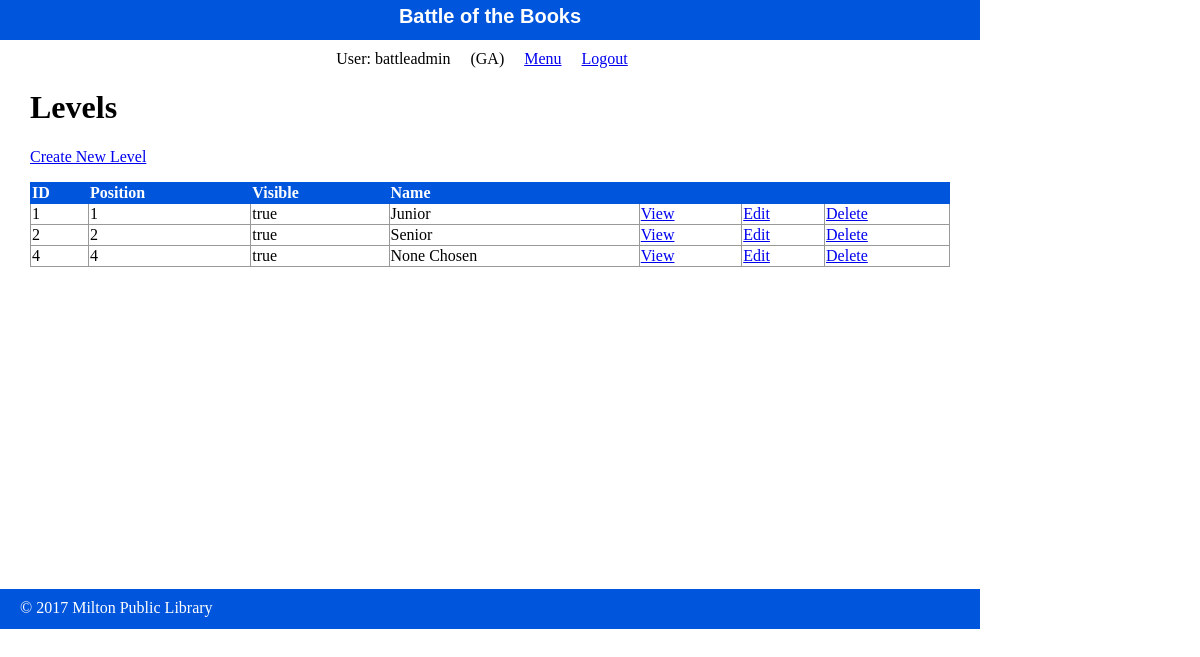
The app's page /public/staff/levels/index.php (signed in) with its own data.
### tables this page shows
CREATE TABLE `level` (
  `id` int(255) NOT NULL,
  `position` int(11) NOT NULL,
  `visible` int(11) NOT NULL,
  `level_name` varchar(255) DEFAULT NULL
);

### private/functions.php (called while the page is built, shortened)
<?php
function url_for($script_path) {
  return WWW_ROOT . $script_path;
}
function u($string="") {
  return urlencode($string);
}
function h($string="") {
  return htmlspecialchars($string);
}
 ?>

### private/query_functions.php (called while the page is built, shortened)
<?php
  function find_all_levels() {
      global $db;
      $sql = "SELECT * FROM level ";
      $sql .= "ORDER BY position ASC";
      $result = mysqli_query($db, $sql);
      return $result;
    }
?>

### public/staff/levels/index.php (the view, shortened to what this page needs)
<?php
  $levels = find_all_levels();
?>
<?php include(SHARED_PATH . '/staff_header.php')?>
    <div id="content">
      <div class="levels listing">
        <h1>Levels</h1>
        <div class="actions">
          <a class="action" href="<?php echo url_for('/staff/levels/new.php')?>">Create New Level</a>
        </div>
      	<table class="list">
      	  <tr>
            <th>ID</th>
            <th>Position</th>
            <th>Visible</th>
      	    <th>Name</th>
      	    <th>&nbsp;</th>
      	    <th>&nbsp;</th>
            <th>&nbsp;</th>
      	  </tr>
          <?php foreach($levels as $level) { ?>
            <tr>
              <td><?php echo $level['id']; ?></td>
              <td><?php echo $level['position']; ?></td>
              <td><?php echo $level['visible'] == 1 ? 'true' : 'false'; ?></td>
              <td><?php echo $level['level_name']; ?></td>
              <td><a class="action" href="<?php echo
              url_for('/staff/levels/show.php?id=' . h(u($level['id'])));
              ?>">View</a></td>
              <td><a class="action" href="<?php echo
              url_for('/staff/levels/edit.php?id=' . h(u($level['id'])));
              ?>">Edit</a></td>
              <td><a class="action" href="<?php echo url_for('/staff/levels/delete.php?id=' . h(u($level['id'])));
              ?>">Delete</a></td>
        	  </tr>
          <?php } ?>
      	</table>
      </div>
    </div>
<?php include(SHARED_PATH . '/staff_footer.php')?>

### public/stylesheets/staff.css (style rules this page uses)
html { height: 100%; width: 100%; }
body { height: 980px; width: 100%; margin: 0; padding: 0; }
#content { width: 920px; min-height: 500px; padding: 0 30px; }
.actions { margin-bottom: 1em; }
table { border-collapse: collapse; vertical-align: top; }
table.list { width: 100%; }
table.list tr td { border: 1px solid #999999; }
table.list tr th { border: 1px solid #0055DD; background: #0055DD; color: white; text-align: left; }

### records on screen
level: id "1", position "1", visible "true", level_name "Junior"
level: id "2", position "2", visible "true", level_name "Senior"
level: id "4", position "4", visible "true", level_name "None Chosen"

### other values on screen
$_SESSION['username'] "battleadmin"
